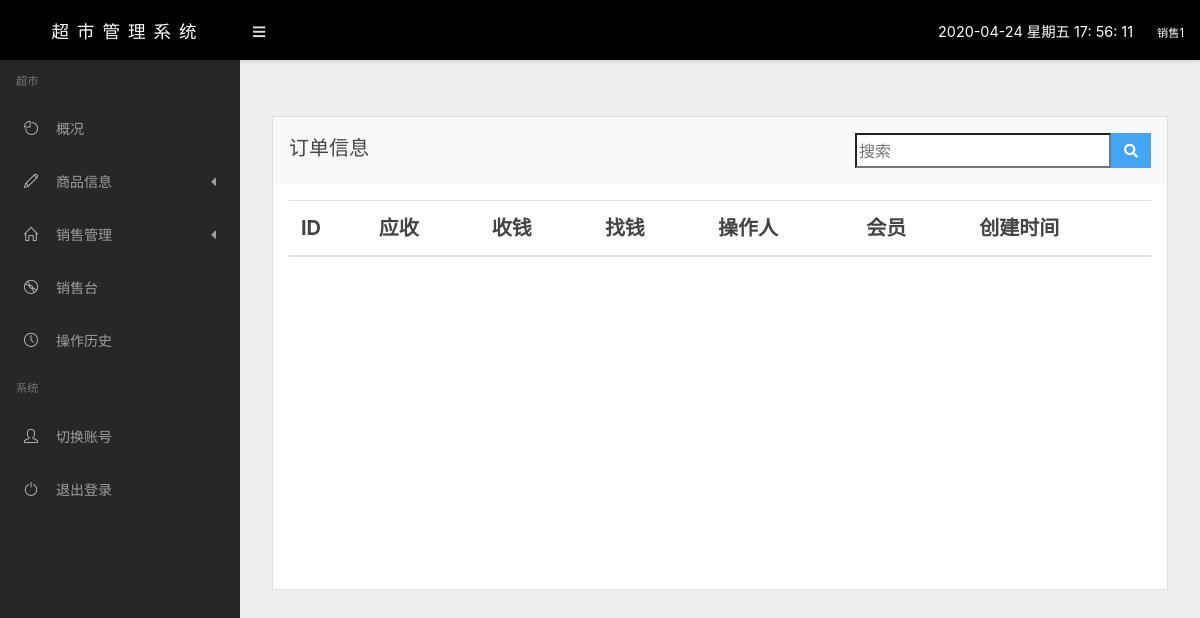
/order/ (signed in), run on an earlier commit of the app's database.
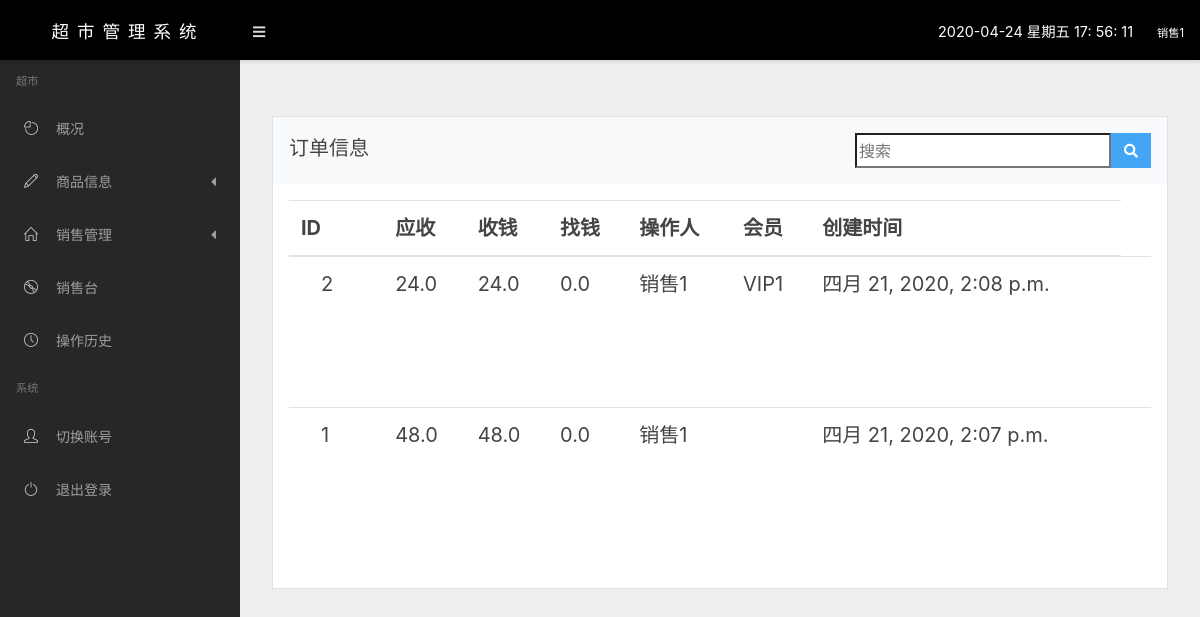
And on a later commit of the database.
### app/models.py (models this page shows, shortened)
class Order(models.Model):
    id = models.AutoField(primary_key=True, max_length=100, verbose_name="ID")
    sales = models.ManyToManyField(Sale, verbose_name="销售记录", null=True)
    sum_price = models.FloatField(verbose_name="总价格", default=0)
    in_money = models.FloatField(verbose_name="收钱", default=0)
    out_money = models.FloatField(verbose_name="找零", default=0)
    good_count = models.IntegerField(verbose_name="订单商品数量", default=0)
    profile = models.FloatField(verbose_name="利润", default=0)
    saler = models.ForeignKey(Users, on_delete=models.CASCADE, verbose_name="售货员")
    vip = models.ForeignKey(VIP, on_delete=models.CASCADE, verbose_name="会员", null=True)
    createTime = models.DateTimeField(auto_now=True, verbose_name="创建时间")
    class Meta:
        verbose_name = "销售管理"
        verbose_name_plural = "销售管理"
        ordering = ["-id"]

class Users(models.Model):
    stateChoice = (
        ('T', '同意登陆'),
        ('F', '拒绝登陆'),
    )
    identityChoice = (
        ('0', "财务"),
        ('1', "入库员"),
        ('2', "收银员")
    )
    id = models.AutoField(primary_key=True, max_length=100, verbose_name="ID")
    username = models.CharField(max_length=50, unique=True, verbose_name="账户")
    password = models.CharField(max_length=16, verbose_name="密码")
    nickname = models.CharField(max_length=30, verbose_name="昵称")
    phone = models.CharField(max_length=11, verbose_name="联系电话")
    state = models.CharField(verbose_name="是否允许登陆", choices=stateChoice, max_length=1, default="T")
    identity = models.CharField(verbose_name="身份", choices=identityChoice, max_length=1, default="2")
    createTime = models.DateTimeField(auto_now=True, verbose_name="创建时间")
    class Meta:
        verbose_name = "员工管理"
        verbose_name_plural = "员工管理"

class VIP(models.Model):
    id = models.AutoField(primary_key=True, max_length=100, verbose_name="ID")
    nickname = models.CharField(max_length=30, verbose_name="昵称")
    phone = models.CharField(max_length=11, verbose_name="联系电话",unique=True)
    account = models.FloatField(verbose_name="积分", default=0)
    createTime = models.DateTimeField(auto_now=True, verbose_name="创建时间")
    class Meta:
        verbose_name = "会员管理"
        verbose_name_plural = "会员管理"

### app/libs/identity_check.py (the view)
        def wra(req,*arg,**kwargs):
            identity = req.session.get('identity')
            if not identity:
                return redirect("/login/")
            if int(identity) not in group:
                return redirect("/login/")
            return func(req,*arg,**kwargs)

### app/libs/identity_check.py (called while the page is built)
def check(group):
    def decorator(func):
        def wra(req,*arg,**kwargs):
            identity = req.session.get('identity')
            if not identity:
                return redirect("/login/")
            if int(identity) not in group:
                return redirect("/login/")
            return func(req,*arg,**kwargs)
        return wra
    return decorator

### app/views.py (called while the page is built)
def get_user(request):
    id = request.session.get("id")
    user = Users.objects.get(id=int(id))
    return user

@check([0, 2])
def order(requset):
    user = get_user(requset)
    order = Order.objects.all()
    print(user.identity)
    if user.identity == "0":
        pass
    else:
        order = order.filter(saler=user)
    return render(requset, 'manage/order.html', {"order": order})

### templates/manage/order.html (shortened to what this page needs)
{% extends 'manage/base/base.html' %}
{% block content %}
    <div class="row mt-4">
        <div class="col-md-12">
                    <div class="card">
                        <div class="card-header bg-light">
                                订单信息
         <div class="w3l_search float-right">
    			<form action="/goods/" method="get">
    				<input type="search" name="Search" style="Float:left;height:35px;font-size: 16px" placeholder="搜索" required="">
    				<button type="submit" class="btn btn-primary" style="Float:left;height:35px" aria-label="Left Align">
    					<i class="fa fa-search" aria-hidden="true"> </i>
    				</button>
    			</form>
		      </div>
                        </div>
                        <div class="card-body">
                            <div class="table-responsive">
                                <table class="table table-hover">
                                    <thead>
                                    <tr>
                                        <th>ID</th>
                                        <th>应收</th>
                                        <th>收钱</th>
                                        <th>找钱</th>
                                        <th>操作人</th>
                                        <th>会员</th>
                                        <th>创建时间</th>
                                    </tr>
                                    </thead>
                                    <tbody style="height: 300px;overflow-y: auto">
                                    {% for g in order %}
                                    <tr>
                                        <td>
                                            <span>{{ g.id }}</span>
                                        </td>
                                        <td>{{ g.sum_price }}</td>
                                        <td class="text-nowrap">{{ g.in_money }}</td>
                                        <td>{{ g.out_money }}</td>
                                        <td>{{ g.saler.nickname }}</td>
                                        <td>{{ g.vip.nickname }}</td>
                                        <td>{{ g.createTime }}</td>
                                        <td>
                                        </td>
                                    </tr>
                                    {% endfor %}
                                    </tbody>
                                </table>
                            </div>
                        </div>
                    </div>
                </div>
    </div>
{% endblock %}

What changed in the data, as far as the page shows it:
added Order: id "2", sum_price "24.0", in_money "24.0", out_money "0.0", saler.nickname "销售1", vip.nickname "VIP1", createTime "四月 21, 2020, 2:08 p.m."
added Order: id "1", sum_price "48.0", in_money "48.0", out_money "0.0", saler.nickname "销售1", createTime "四月 21, 2020, 2:07 p.m."
